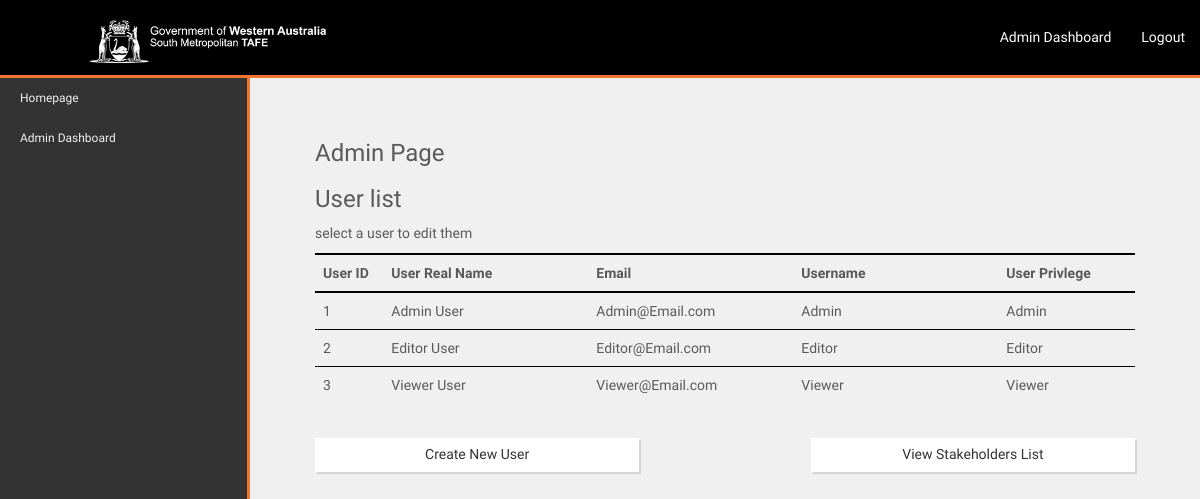
Screenshot of /Admin_Dashboard.php (signed in) with the database file from the repository.
### tables this page shows
create table if not exists tbl_user (
	fldID BIGINT auto_increment not null,
    fldFirstName varchar(30) not null,
    fldLastName varchar(30) not null,
    fldEmail varchar(60) not null,
    fldUserName varchar(45) not null,
    fldPassword text not null,
    fldPasswordSalt text not null,
    fldFkPrivilegeId BIGINT not null,
    primary key (fldID),
		index fldFkPrivilegeIdIdx (fldFkPrivilegeId),
	constraint fldFkprivilegeId
		foreign key (fldFkprivilegeId)
			references tbl_privilege (fldID)
		on delete no action
        on update no action);

### CLASS_FILES/cDB_Conn.php (called while the page is built, shortened)
<?php
    class DB_Conn extends Class_Lib
    {
        private static $oConn = null;
        public static function oConn()
        {
            if (!isset(self::$oConn)) {
                self::$oConn = new PDO('mysql:host=localhost; dbname=intranetdb; charset=utf8', 'root', '');
            }
            return self::$oConn;
        }
    }

### CLASS_FILES/cDB_Functions.php (called while the page is built, shortened)
<?php
require_once "cDB_Conn.php";
class DB_Functions extends DB_Conn
{
    public function getfromDB($i_sql)
    {
        Return parent::oConn()->query($i_sql);
    }
}

### Admin_Dashboard.php (the view, shortened to what this page needs)
<?php
$DBFunctions = new DB_Functions();
$TableRow = "";
$SQL = <<<SQL
        select
            fldID,
            CONCAT(fldFirstName, ' ', fldLastName) as Name,
            fldEmail,
            fldUserName,
            (select fldTitle
                from tbl_privilege
                where fldID = fldFkPrivilegeId)
        as Privilege
        from tbl_user
SQL;
foreach ($DBFunctions->getfromDB($SQL) as $BeepBoop) {
    $UserID = $BeepBoop['fldID'];
    $UserRealName = $BeepBoop['Name'];
    $UserEmail = $BeepBoop['fldEmail'];
    $UserName = $BeepBoop['fldUserName'];
    $UserPrivilege = $BeepBoop['Privilege'];
    $TableRow .= <<<HTML
                <tr style="cursor:pointer" onclick="location.href='User_Details.php?UserID=$UserID'">
                    <td class="col-sm-1">$UserID</td>
                    <td class="col-sm-3">$UserRealName</td>
                    <td class="col-sm-3">$UserEmail</td>
                    <td class="col-sm-3">$UserName</td>
                    <td class="col-sm-2">$UserPrivilege</td>
                </tr>
HTML;
}
$outgoing_HTML = <<<HTML
                    <div class="col-sm-12">
                        <h3 class="h1-margin-bottom">Admin Page</h3>
                        <h3 class="h1-margin-bottom">User list</h3> <p>select a user to edit them</p>
                            <table class="table">
                                <thead>
                                    <tr>
                                        <th>User ID</th>
                                        <th>User Real Name</th>
                                        <th>Email</th>
                                        <th>Username</th>
                                        <th>User Privlege</th>
                                    </tr>
                                </thead>
                                <tbody>
                                    $TableRow
                                </tbody>
                        </table>
                    </div>
                    <div class="col-sm-5">
                        <a href="User_Details.php" class="btn btn-default form-control margin-top">Create New User</a>
                    </div>
                    <div class="col-sm-5 col-sm-offset-2">
                        <a href="Stakeholder_List.php" class="btn btn-default form-control margin-top">View Stakeholders List</a>
                    </div>
HTML;
$oPage_Load = new Page_Load($outgoing_HTML);
echo $oPage_Load->getPage();

### CLASS_FILES/cPageLoad.php (shortened to what this page needs)
<?php
class Page_Load extends Class_Lib
{
    private $outgoing_Page = "";
    public function __construct($i_html)
    {
        $Navbar = "";
        $Sidebar = "";
        if (isset($_SESSION['userID'])){
            $userID = $_SESSION['userID'];
        }else{
            $userID = null;
        }
        $DBFunc = new DB_Functions();
        if ($userID == null)
        {
        $UserLogin =<<<HTML
                <li class=""><a href="./login.php">Login</a></li>
HTML;
        }
        else
        {
            $UserLogin =<<<HTML
                <li class=""><a href="./login.php">Logout</a></li>
HTML;
            foreach($DBFunc->getfromDB("select fldFkPrivilegeId from tbl_user where fldID = $userID") as $row)
            {
              switch ($row['fldFkPrivilegeId'])
              {
                case 1:
                    $Navbar =<<<HTML
                                <li class=""><a href="./Admin_Dashboard.php">Admin Dashboard</a></li>
HTML;
                    $Sidebar =<<<HTML
                                <li>
                                    <a href="./index.php">Homepage</a>
                                </li>
                                <li class="">
                                    <a href="./Admin_Dashboard.php">Admin Dashboard</a>
                                </li>
HTML;
                Break;
              }
            }
        }
        $this->outgoing_Page =<<<HTML
<!DOCTYPE html>
<html lang="en">
    <head>
        <link href="./CSS/bootstrap.css" rel="stylesheet">
        <link href="./CSS/simple-sidebar.css" rel="stylesheet">
        <link href="./CSS/style_main.css" rel="stylesheet">
        <link href="./CSS/JS-Slideshow.css" rel="stylesheet">
    </head>
    <body>
        <div class="container-fullwidth">
            <div id="header" class="header">
                <nav class="navbar navbar-fixed-top navbar-default">
                    <div class="container-fluid">
                        <div class="collapse navbar-collapse" id="bs-example-navbar-collapse-1">
                            <div class="row">
                                <a href="./index.php"><img class="col-sm-1 img-max-min navbar-left" src="./RESOURCES/LOGO.png"></a>
                                <div class="navbar-right">
                                    <ul class="nav navbar-nav navbar-right">
                                        $Navbar
                                        $UserLogin
                                    </ul>
                                </div>
                            </div>
                        </div>
                    </div>
                </nav>
            </div>
        </div>
        <div id="wrapper">
            <div id="sidebar-wrapper">
                <ul class="sidebar-nav">
                    $Sidebar
                </ul>
            </div>
            <div id="page-content-wrapper">
                <div class="row-centered">
                    <div class="container-fluid" style="margin-top: 100px">
                        <div class="col-centered">
                            <div class="col-sm-12">
                                $i_html
                            </div>
                        </div>
                    </div>
                </div>
            </div>
        </div>
    </body>
</html>
HTML;
    }
    public function getPage()
    {
        return $this->outgoing_Page;
    }
}

### CSS/simple-sidebar.css (style rules this page uses)
body { overflow-x: hidden; }
#wrapper { padding-left: 0; -webkit-transition: all 0.5s ease; -moz-transition: all 0.5s ease; -o-transition: all 0.5s ease; transition: all 0.5s ease; }
#sidebar-wrapper { z-index: 1000; position: fixed; left: 250px; top: 78px; width: 0; height: 100%; margin-left: -250px; overflow-y: auto; background: #333; -webkit-transition: all 0.5s ease; -moz-transition: all 0.5s ease; -o-transition: all 0.5s ease; transition: all 0.5s ease; }
#page-content-wrapper { width: 100%; position: absolute; padding: 15px; }
.sidebar-nav { position: absolute; top: 0; width: 250px; margin: 0; padding: 0; list-style: none; }
.sidebar-nav li { text-indent: 20px; line-height: 40px; }
.sidebar-nav li a { display: block; text-decoration: none; font-size: 9pt; color: #f0f0f0; }
@media (min-width:767px) { #wrapper { padding-left: 250px; } }
@media (min-width:767px) { #sidebar-wrapper { width: 250px; } }
@media (min-width:767px) { #page-content-wrapper { padding: 20px; position: relative; } }

### CSS/style_main.css (style rules this page uses)
body { height: 100%; width: 100%; background-color: #f0f0f0; }
* { border-radius: 0 !important; border-style: none !important; font-size: 100%; font-family: Arimo !important; }
.navbar { margin-bottom: 0 !important; }
.margin-top { margin-top: 15px; }
.navbar-default { border-bottom: solid !important; border-bottom-color: #f37332 !important; }
#sidebar-wrapper { border-right: solid !important; border-right-color: #f37332 !important; }
.sidebar-nav> li> a { text-align: left; }
.img-max-min { padding-top: 20px; max-height: 73px; max-width: 400px; min-height: 48px; min-width: 266px; }
.row-centered { text-align: center; }
.col-centered { text-align: left; margin: 0 auto; }
input, textarea, select, .form-group> div> a, .btn, .btn-default { box-shadow: 2px 2px 1px #d6d6d6 !important; }

### CSS/JS-Slideshow.css (style rules this page uses)
body { padding-bottom: 40px; color: #5a5a5a; }

### rows the page displays
tbl_user: fldID "1", UserRealName "Admin User", fldEmail "Admin@Email.com", fldUserName "Admin", UserPrivilege "Admin"
tbl_user: fldID "2", UserRealName "Editor User", fldEmail "Editor@Email.com", fldUserName "Editor", UserPrivilege "Editor"
tbl_user: fldID "3", UserRealName "Viewer User", fldEmail "Viewer@Email.com", fldUserName "Viewer", UserPrivilege "Viewer"
